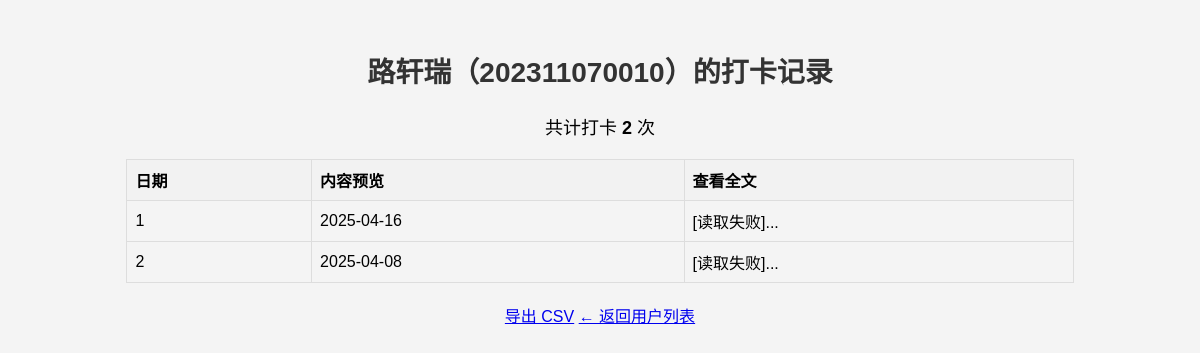
The app's page /admin/user/202311070010/records (signed in) with its own data.
### app.py (models this page shows)
class User(db.Model, UserMixin):
    id = db.Column(db.Integer, primary_key=True)
    username = db.Column(db.String(20), unique=True, nullable=False)  # 学号，最多12字符
    name = db.Column(db.String(20), nullable=False)  # 姓名
    password = db.Column(db.String(60), nullable=False)
    Departments = db.Column(db.String(13), nullable=False)  # 学院
    QQ = db.Column(db.String(14), nullable=False)
    is_admin = db.Column(db.Boolean, default=False, nullable=False)

class CheckInRecord(db.Model):
    id = db.Column(db.Integer, primary_key=True)
    user_id = db.Column(db.String(64), nullable=False)
    date = db.Column(db.Date, default=date.today)
    file_path = db.Column(db.String(256), nullable=False)
    __table_args__ = (db.UniqueConstraint('user_id', 'date', name='unique_signin_per_day'),)

### app.py (the view)
@app.route('/admin/user/<username>/records')
@login_required
def user_checkin_records(username):
    if not current_user.is_admin:
        flash('您没有权限访问此页面。', 'danger')
        return redirect(url_for('dashboard'))
    user = User.query.filter_by(username=username).first_or_404()
    records = CheckInRecord.query.filter_by(user_id=username).order_by(CheckInRecord.date.desc()).all()
    record_previews = []
    for record in records:
        try:
            with open(record.file_path, encoding='utf-8') as f:
                preview = f.read(100)
        except Exception:
            preview = '[读取失败]'
        record_previews.append({
            'date': record.date,
            'file_path': record.file_path,
            'preview': preview
        })
    total = len(records)
    return render_template('admin_user_records.html', user=user, records=record_previews, total=total)

### app.py (called while the page is built)
@login_manager.user_loader
def load_user(user_id):
    return User.query.get(int(user_id))

### templates/admin_user_records.html (shortened to what this page needs)
<!DOCTYPE html>
<html lang="zh">
<head>
    <link rel="stylesheet" href="{{ url_for('static', filename='style.css') }}">
<link rel="stylesheet" href="{{ url_for('static', filename='style.css') }}">
</head>
<body>
<h2>{{ user.name }}（{{ user.username }}）的打卡记录</h2>
<p>共计打卡 <strong>{{ total }}</strong> 次</p>
<table>
    <thead>
        <tr>
            <th>日期</th>
            <th>内容预览</th>
            <th>查看全文</th>
        </tr>
    </thead>
    <tbody>
        {% for record in records %}
        <tr>
            <td>{{ loop.index }}</td>
            <td>{{ record.date }}</td>
            <td>{{ record.preview }}...</td>
        </tr>
        {% endfor %}
    </tbody>
</table>
<a href="{{ url_for('user_checkin_records', username=user.username, export='csv') }}">导出 CSV</a>
<a class="back-link" href="{{ url_for('list_users') }}">← 返回用户列表</a>
</body>
</html>

### static/style.css (style rules this page uses)
body { font-family: Arial, sans-serif; background-color: #f4f4f4; text-align: center; margin-top: 50px; }
h1, h2, h3, h4 { color: #333; }
p { font-size: 16px; }
@media (min-width: 1025px) { body { margin-top: 50px; } }
@media (min-width: 1025px) { h2 { font-size: 28px; } }
@media (min-width: 1025px) { p { font-size: 18px; } }
table { border-collapse: collapse; width: 80%; margin: 20px auto; }
th, td { border: 1px solid #ddd; padding: 8px; text-align: left; }
th { background-color: #f2f2f2; }

### records on screen
User: name "路轩瑞", username "202311070010"
CheckInRecord: date "2025-04-16", preview "[读取失败]"
CheckInRecord: date "2025-04-08", preview "[读取失败]"

### other values on screen
{{ total }} "2"
